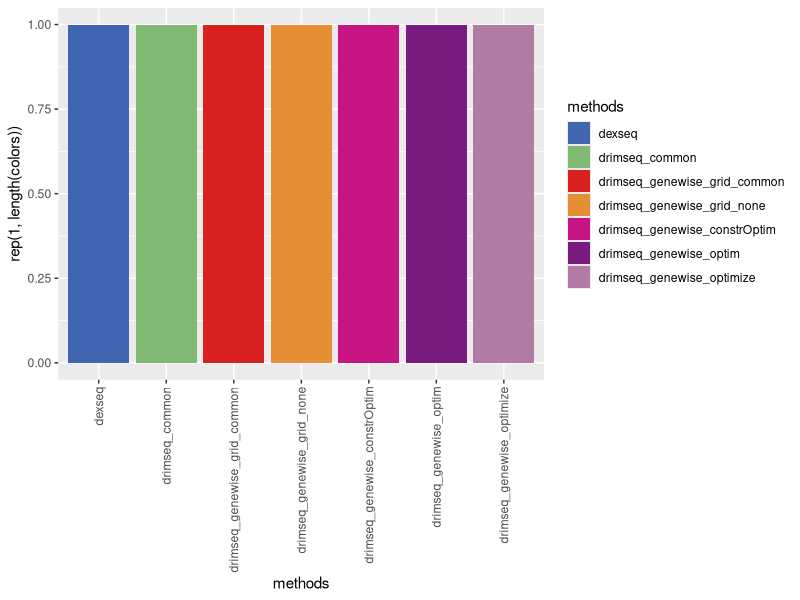

This figure's R source: (Note: this script raises an error after producing the figure.)
library(ggplot2)


methods <- factor(c("dexseq","drimseq_common", "drimseq_genewise_grid_common", "drimseq_genewise_grid_none", "drimseq_genewise_constrOptim", "drimseq_genewise_optim", "drimseq_genewise_optimize"), levels = c("dexseq","drimseq_common", "drimseq_genewise_grid_common", "drimseq_genewise_grid_none", "drimseq_genewise_constrOptim", "drimseq_genewise_optim", "drimseq_genewise_optimize"))


colors_df <- data.frame(methods = methods, colors = c("#4065B1", "#7FB972", "#D92120", "#E68E34", "#C71585", "#781C81", "#B17BA6"))
colors_df$colors <- as.character(colors_df$colors)

ggp <- ggplot(colors_df, aes(x = methods, y=rep(1, length(colors)), fill = methods)) + geom_bar(stat="identity") + scale_fill_manual(values = colors_df$colors) + theme(axis.text.x = element_text(angle = 90, vjust = 0.5, hjust = 1))


pdf(paste0("/home/gosia/R/drimseq_paper/colors.pdf"), 10, 5)
print(ggp)
dev.off()


colors <- colors_df$colors
names(colors) <- colors_df$methods


write.table(colors_df, paste0("/home/gosia/R/drimseq_paper/colors.txt"), quote = FALSE, sep = "\t", row.names = FALSE, col.names = TRUE)

save(colors, colors_df, file = paste0("/home/gosia/R/drimseq_paper/colors.Rdata"))




write.table(colors_df, paste0("/home/gosia/multinomial_project/simulations_sim5/colors.txt"), quote = FALSE, sep = "\t", row.names = FALSE, col.names = TRUE)

save(colors, colors_df, file = paste0("/home/gosia/multinomial_project/simulations_sim5/colors.Rdata"))



write.table(colors_df, paste0("/home/Shared/data/seq/kim_adenocarcinoma/drimseq_0_3_1_comparison/colors.txt"), quote = FALSE, sep = "\t", row.names = FALSE, col.names = TRUE)

save(colors, colors_df, file = paste0("/home/Shared/data/seq/kim_adenocarcinoma/drimseq_0_3_1_comparison/colors.Rdata"))



write.table(colors_df, paste0("/home/Shared/data/seq/brooks_pasilla/drimseq_0_3_1_comparison/colors.txt"), quote = FALSE, sep = "\t", row.names = FALSE, col.names = TRUE)

save(colors, colors_df, file = paste0("/home/Shared/data/seq/brooks_pasilla/drimseq_0_3_1_comparison/colors.Rdata"))








